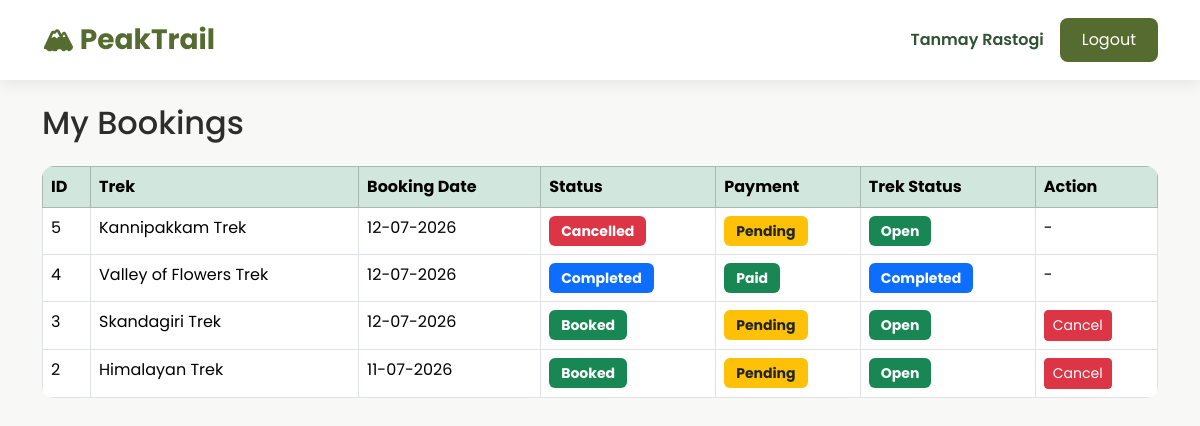
Screenshot of /trekker/my-bookings (signed in) with the database file from the repository.
### models/user.py (models this page shows, shortened)
class User(UserMixin, db.Model):
    __tablename__ = "users"
    id = db.Column(db.Integer, primary_key=True)
    name = db.Column(db.String(100), nullable=False)
    email = db.Column(db.String(120), unique=True, nullable=False)
    password = db.Column(db.String(255), nullable=False)
    role = db.Column(db.String(20), nullable=False)
    is_active = db.Column(db.Boolean, default=True)
    is_blacklisted = db.Column(db.Boolean, default=False)
    created_at = db.Column(db.DateTime, default=datetime.utcnow)
    bookings = db.relationship("Booking", backref="user", lazy=True)
    staff_profile = db.relationship(
        "StaffProfile",
        backref="user",
        uselist=False
    )

### models/booking.py (models this page shows, shortened)
class Booking(db.Model):
    __tablename__ = "bookings"
    id = db.Column(db.Integer, primary_key=True)
    user_id = db.Column(
        db.Integer,
        db.ForeignKey("users.id"),
        nullable=False
    )
    trek_id = db.Column(
        db.Integer,
        db.ForeignKey("treks.id"),
        nullable=False
    )
    booking_date = db.Column(
        db.DateTime,
        default=datetime.utcnow
    )
    booking_status = db.Column(
        db.String(20),
        default="Booked"
    )
    payment_status = db.Column(
        db.String(20),
        default="Pending"
    )

### models/trek.py (models this page shows, shortened)
class Trek(db.Model):
    __tablename__ = "treks"
    id = db.Column(db.Integer, primary_key=True)
    trek_name = db.Column(db.String(100), nullable=False)
    location = db.Column(db.String(100), nullable=False)
    image_url = db.Column(db.String(500))
    price = db.Column(
        db.Float,
        nullable=False,
        default=0
    )
    difficulty = db.Column(db.String(20), nullable=False)
    duration = db.Column(db.Integer, nullable=False)
    available_slots = db.Column(db.Integer, nullable=False)
    description = db.Column(db.Text)
    start_date = db.Column(db.Date, nullable=False)
    end_date = db.Column(db.Date, nullable=False)
    status = db.Column(
        db.String(20),
        default="Open"
    )
    assigned_staff_id = db.Column(
        db.Integer,
        db.ForeignKey("staff_profiles.id"),
        nullable=True
    )
    bookings = db.relationship(
        "Booking",
        backref="trek",
        lazy=True
    )

### routes/trekker.py (the view)
@trekker.route("/trekker/my-bookings")
@login_required
def my_bookings():
    if current_user.role != "trekker":
        flash("Access Denied!", "danger")
        return redirect(url_for("home"))
    bookings = Booking.query.filter_by(
        user_id=current_user.id
    ).order_by(
        Booking.booking_date.desc()
    ).all()
    return render_template(
        "trekker/my_bookings.html",
        bookings=bookings
    )

### app.py (called while the page is built)
@login_manager.user_loader
def load_user(user_id):
    return User.query.get(int(user_id))

### templates/trekker/my_bookings.html (shortened to what this page needs)
{% extends "base.html" %}
{% block content %}
<h2 class="mb-4">
My Bookings
</h2>
{% if bookings %}
<table class="table table-bordered table-hover">
<thead class="table-success">
<tr>
<th>ID</th>
<th>Trek</th>
<th>Booking Date</th>
<th>Status</th>
<th>Payment</th>
<th>Trek Status</th>
<th>Action</th>
</tr>
</thead>
<tbody>
{% for booking in bookings %}
<tr>
<td>{{ booking.id }}</td>
<td>{{ booking.trek.trek_name }}</td>
<td>{{ booking.booking_date.strftime("%d-%m-%Y") }}</td>
<td>
{% if booking.booking_status=="Booked" %}
<span class="badge bg-success">
Booked
</span>
{% elif booking.booking_status=="Completed" %}
<span class="badge bg-primary">
Completed
</span>
{% else %}
<span class="badge bg-danger">
Cancelled
</span>
{% endif %}
</td>
<td>
{% if booking.payment_status=="Paid" %}
<span class="badge bg-success">
Paid
</span>
{% else %}
<span class="badge bg-warning text-dark">
Pending
</span>
{% endif %}
</td>
<td>
{% if booking.trek.status=="Open" %}
<span class="badge bg-success">
Open
</span>
{% elif booking.trek.status=="Ongoing" %}
<span class="badge bg-warning text-dark">
Ongoing
</span>
{% elif booking.trek.status=="Completed" %}
<span class="badge bg-primary">
Completed
</span>
{% else %}
<span class="badge bg-danger">
Closed
</span>
{% endif %}
</td>
<td>
{% if booking.booking_status=="Booked" %}
<a href="{{ url_for('trekker.cancel_booking',
booking_id=booking.id) }}"
class="btn btn-danger btn-sm">
Cancel
</a>
{% else %}
-
{% endif %}
</td>
</tr>
{% endfor %}
</tbody>
</table>
{% else %}
<div class="alert alert-warning">
No bookings found.
</div>
{% endif %}
{% endblock %}

### templates/base.html (shortened to what this page needs)
<!DOCTYPE html>
<html lang="en">
<head>
    <link href="https://cdn.jsdelivr.net/npm/bootstrap@5.3.3/dist/css/bootstrap.min.css" rel="stylesheet">
    <link rel="stylesheet" href="{{ url_for('static', filename='css/style.css') }}">
</head>
<body>
    <nav class="navbar navbar-expand-lg custom-navbar">
<div class="container">
{% if current_user.is_authenticated %}
    {% if current_user.role=="admin" %}
        <a class="navbar-brand fw-bold"
        href="{{ url_for('admin.dashboard') }}">
        🏔 PeakTrail
        </a>
    {% elif current_user.role=="staff" %}
        <a class="navbar-brand fw-bold"
        href="{{ url_for('staff.dashboard') }}">
        🏔 PeakTrail
        </a>
    {% elif current_user.role=="trekker" %}
        <a class="navbar-brand fw-bold"
        href="{{ url_for('trekker.dashboard') }}">
        🏔 PeakTrail
        </a>
    {% endif %}
{% else %}
<a class="navbar-brand fw-bold"
href="{{ url_for('home') }}">
🏔 PeakTrail
</a>
{% endif %}
<div class="ms-auto d-flex align-items-center">
{% if current_user.is_authenticated %}
<span class="welcome-text">
{{ current_user.name }}
</span>
<a href="{{ url_for('auth.logout') }}"
class="btn btn-custom ms-3">
Logout
</a>
{% endif %}
</div>
</div>
</nav>
    <div class="container mt-4">
        {% block content %}
        {% endblock %}
    </div>
</body>
</html>

### static/css/style.css (style rules this page uses)
:root { --primary:#556B2F; --secondary:#2F5233; --accent:#F5F1E8; --background:#F8F8F6; --text:#2D2D2D; }
body { font-family:'Poppins',sans-serif; background:var(--background); color:var(--text); }
.custom-navbar { background:white; box-shadow:0 4px 15px rgba(0,0,0,.08); padding:14px; }
.navbar-brand { color:var(--primary)!important; font-size:28px; }
.welcome-text { font-weight:600; color:var(--secondary); }
.btn-custom { background:var(--primary); color:white; border:none; border-radius:8px; padding:10px 22px; transition:.3s; }
.table { background:white; border-radius:12px; overflow:hidden; }
.badge { padding:8px 12px; font-size:14px; }

### rows the page displays
User: name "Tanmay Rastogi"
Booking: id "5", trek.trek_name "Kannipakkam Trek", booking_date "12-07-2026", booking_status "Cancelled", payment_status "Pending", shows "Open"
Booking: id "4", trek.trek_name "Valley of Flowers Trek", booking_date "12-07-2026", booking_status "Completed", payment_status "Paid"
Booking: id "3", trek.trek_name "Skandagiri Trek", booking_date "12-07-2026", booking_status "Booked", payment_status "Pending", shows "Open"
Booking: id "2", trek.trek_name "Himalayan Trek", booking_date "11-07-2026", booking_status "Booked", payment_status "Pending", shows "Open"
